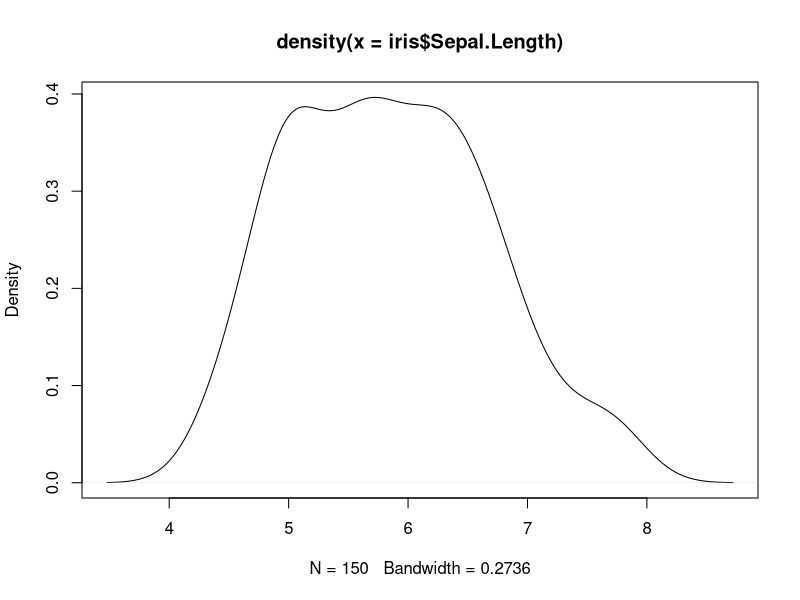

Recreate this plot in R.
## ---- chunk 1
y<- density(iris$Sepal.Length)
summary(y)
## ---- chunk 2
#| echo: false
plot(y)
